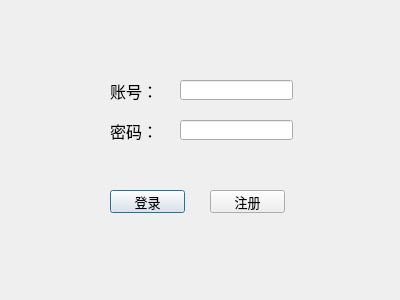
<?xml version="1.0" encoding="UTF-8"?>
<ui version="4.0">
 <class>Dialog</class>
 <widget class="QDialog" name="Dialog">
  <property name="geometry">
   <rect>
    <x>0</x>
    <y>0</y>
    <width>400</width>
    <height>300</height>
   </rect>
  </property>
  <property name="minimumSize">
   <size>
    <width>400</width>
    <height>300</height>
   </size>
  </property>
  <property name="maximumSize">
   <size>
    <width>400</width>
    <height>300</height>
   </size>
  </property>
  <property name="windowTitle">
   <string>登陆</string>
  </property>
  <property name="windowIcon">
   <iconset>
    <normaloff>../home.jpg</normaloff>../home.jpg</iconset>
  </property>
  <widget class="QLabel" name="label">
   <property name="geometry">
    <rect>
     <x>110</x>
     <y>80</y>
     <width>51</width>
     <height>21</height>
    </rect>
   </property>
   <property name="font">
    <font>
     <family>微软雅黑</family>
     <pointsize>12</pointsize>
    </font>
   </property>
   <property name="text">
    <string>账号：</string>
   </property>
  </widget>
  <widget class="QLabel" name="label_2">
   <property name="geometry">
    <rect>
     <x>110</x>
     <y>120</y>
     <width>51</width>
     <height>21</height>
    </rect>
   </property>
   <property name="font">
    <font>
     <family>微软雅黑</family>
     <pointsize>12</pointsize>
    </font>
   </property>
   <property name="text">
    <string>密码：</string>
   </property>
  </widget>
  <widget class="QPushButton" name="pushButton_login">
   <property name="geometry">
    <rect>
     <x>110</x>
     <y>190</y>
     <width>75</width>
     <height>23</height>
    </rect>
   </property>
   <property name="font">
    <font>
     <family>微软雅黑</family>
     <pointsize>10</pointsize>
    </font>
   </property>
   <property name="text">
    <string>登录</string>
   </property>
  </widget>
  <widget class="QPushButton" name="pushButton_register">
   <property name="geometry">
    <rect>
     <x>210</x>
     <y>190</y>
     <width>75</width>
     <height>23</height>
    </rect>
   </property>
   <property name="font">
    <font>
     <family>微软雅黑</family>
     <pointsize>10</pointsize>
    </font>
   </property>
   <property name="text">
    <string>注册</string>
   </property>
  </widget>
  <widget class="QLineEdit" name="lineEdit_username">
   <property name="geometry">
    <rect>
     <x>180</x>
     <y>80</y>
     <width>113</width>
     <height>20</height>
    </rect>
   </property>
  </widget>
  <widget class="QLineEdit" name="lineEdit_password">
   <property name="geometry">
    <rect>
     <x>180</x>
     <y>120</y>
     <width>113</width>
     <height>20</height>
    </rect>
   </property>
  </widget>
 </widget>
 <resources/>
 <connections/>
</ui>
